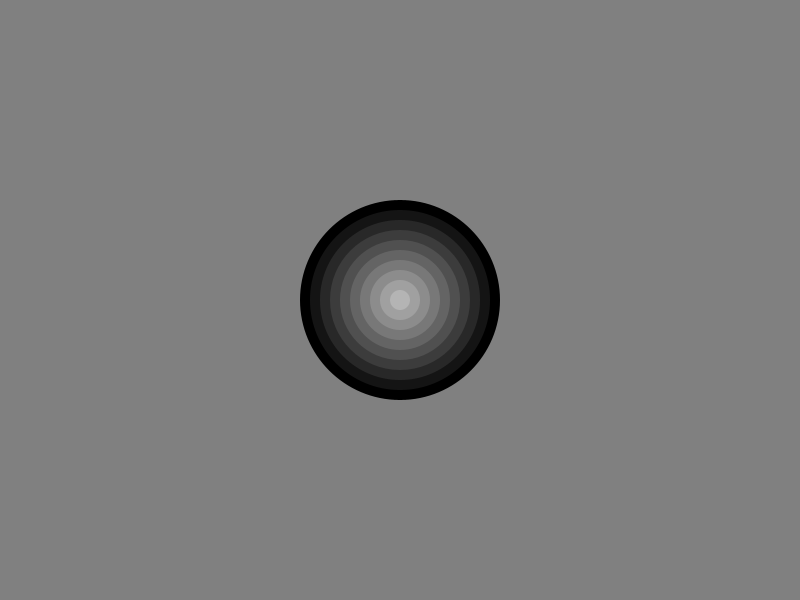
Frame 1 (no input)
Frame 60 (the mouse pressed at the canvas centre just before this capture): identical to frame 1, image omitted
Frame 120 (the mouse held since frame 60 and released just before this capture): identical to frame 1, image omitted

The Processing sketch that drew this single still picture (run headless with seeded random() and noise(); from frame 60 on, the mouse is pressed at the canvas centre):

// Processing sketch: concentric_circles
// ── concentric_circles.pde
// Example 05-02 from "Getting Started with Processing" 
// by Reas & Fry. O'Reilly / Make 2010

void setup() {
  size(800, 600);
  background(128);
}

void draw() {
  // Draw the background (gray)
  background(128);
  
  // Call our function and pass arguments
  concentricCircles(400, 300, 200);
}

// This function draws 10 concentric circles at the given
// location (x,y), with the largest diameter given in the
// third argument
void concentricCircles(float x, float y, float diameter) {
  float currentDiameter;
  float fillColor = 0;
  
  noStroke();  // Turn off the stroke around the outside of the circle
  
  // Draw 10 concentric circles of varying shades of gray
  // FIXME: there's a bug in this code.  What is it?
  for(currentDiameter = diameter; currentDiameter >= 0;
      currentDiameter -= (diameter/10.0)) {
      fill(fillColor);
      ellipse(x, y, currentDiameter, currentDiameter);
      fillColor += 20;
  }
}
